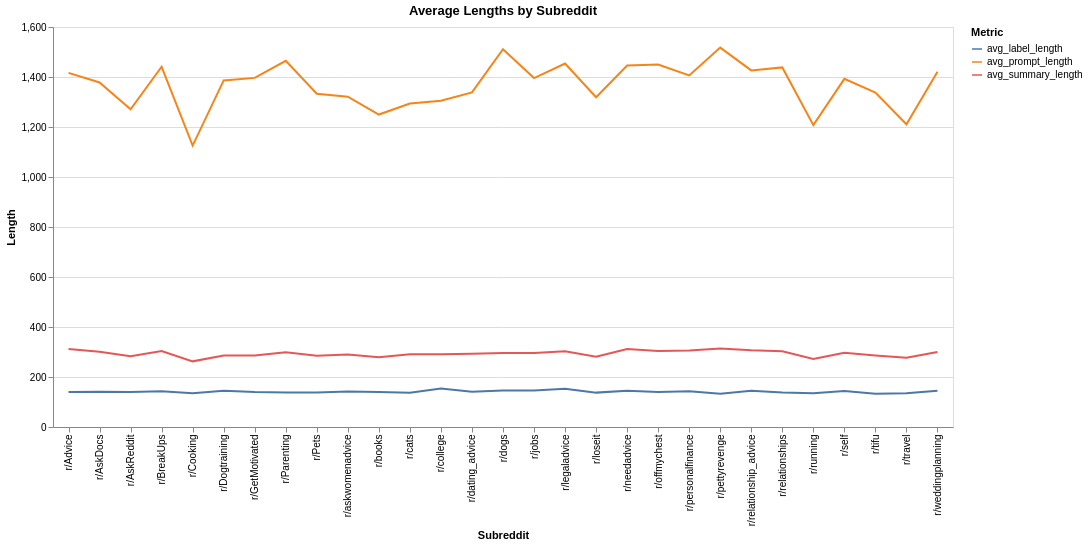

Notebook source saved alongside this figure:
### Code cell
# Plot the average length divided into subreddits
df_long = length_pd.reset_index().melt(
    id_vars="index",
    var_name="metric",
    value_name="value"
).rename(columns={"index": "subreddit"})

chart = alt.Chart(df_long).mark_line().encode(
    x=alt.X("subreddit:N", sort=None, title="Subreddit"),
    y=alt.Y("value:Q", title="Length"),
    color=alt.Color("metric:N", title="Metric"),
    tooltip=["subreddit", "metric", "value"]
).properties(
    width=900,
    height=400,
    title="Average Lengths by Subreddit"
)

chart.interactive()

### Figure 1 — Vega-Lite specification as saved in the notebook (floating-point values rounded to 4 significant figures)
{"$schema": "https://vega.github.io/schema/vega-lite/v5.20.1.json", "config": {"view": {"continuousHeight": 300, "continuousWidth": 300}}, "data": {"name": "data-f600793e380a7f4dbc06e26b25d56724"}, "datasets": {"data-f600793e380a7f4dbc06e26b25d56724": [{"metric": "avg_prompt_length", "subreddit": "r/Advice", "value": 1417.0}, {"metric": "avg_prompt_length", "subreddit": "r/AskDocs", "value": 1378.0}, {"metric": "avg_prompt_length", "subreddit": "r/AskReddit", "value": 1271.0}, {"metric": "avg_prompt_length", "subreddit": "r/BreakUps", "value": 1441.0}, {"metric": "avg_prompt_length", "subreddit": "r/Cooking", "value": 1126.0}, {"metric": "avg_prompt_length", "subreddit": "r/Dogtraining", "value": 1386.0}, {"metric": "avg_prompt_length", "subreddit": "r/GetMotivated", "value": 1396.0}, {"metric": "avg_prompt_length", "subreddit": "r/Parenting", "value": 1465.0}, {"metric": "avg_prompt_length", "subreddit": "r/Pets", "value": 1333.0}, {"metric": "avg_prompt_length", "subreddit": "r/askwomenadvice", "value": 1321.0}, {"metric": "avg_prompt_length", "subreddit": "r/books", "value": 1250.0}, {"metric": "avg_prompt_length", "subreddit": "r/cats", "value": 1294.0}, {"metric": "avg_prompt_length", "subreddit": "r/college", "value": 1305.0}, {"metric": "avg_prompt_length", "subreddit": "r/dating_advice", "value": 1338.0}, {"metric": "avg_prompt_length", "subreddit": "r/dogs", "value": 1511.0}, {"metric": "avg_prompt_length", "subreddit": "r/jobs", "value": 1396.0}, {"metric": "avg_prompt_length", "subreddit": "r/legaladvice", "value": 1454.0}, {"metric": "avg_prompt_length", "subreddit": "r/loseit", "value": 1319.0}, {"metric": "avg_prompt_length", "subreddit": "r/needadvice", "value": 1446.0}, {"metric": "avg_prompt_length", "subreddit": "r/offmychest", "value": 1450.0}, {"metric": "avg_prompt_length", "subreddit": "r/personalfinance", "value": 1406.0}, {"metric": "avg_prompt_length", "subreddit": "r/pettyrevenge", "value": 1518.0}, {"metric": "avg_prompt_length", "subreddit": "r/relationship_advice", "value": 1426.0}, {"metric": "avg_prompt_length", "subreddit": "r/relationships", "value": 1438.0}, {"metric": "avg_prompt_length", "subreddit": "r/running", "value": 1208.0}, {"metric": "avg_prompt_length", "subreddit": "r/self", "value": 1393.0}, {"metric": "avg_prompt_length", "subreddit": "r/tifu", "value": 1337.0}, {"metric": "avg_prompt_length", "subreddit": "r/travel", "value": 1211.0}, {"metric": "avg_prompt_length", "subreddit": "r/weddingplanning", "value": 1421.0}, {"metric": "avg_summary_length", "subreddit": "r/Advice", "value": 311.7}, {"metric": "avg_summary_length", "subreddit": "r/AskDocs", "value": 300.9}, {"metric": "avg_summary_length", "subreddit": "r/AskReddit", "value": 283.2}, {"metric": "avg_summary_length", "subreddit": "r/BreakUps", "value": 303.5}, {"metric": "avg_summary_length", "subreddit": "r/Cooking", "value": 262.6}, {"metric": "avg_summary_length", "subreddit": "r/Dogtraining", "value": 285.8}, {"metric": "avg_summary_length", "subreddit": "r/GetMotivated", "value": 285.8}, {"metric": "avg_summary_length", "subreddit": "r/Parenting", "value": 298.5}, {"metric": "avg_summary_length", "subreddit": "r/Pets", "value": 284.7}, {"metric": "avg_summary_length", "subreddit": "r/askwomenadvice", "value": 290.2}, {"metric": "avg_summary_length", "subreddit": "r/books", "value": 279.3}, {"metric": "avg_summary_length", "subreddit": "r/cats", "value": 290.5}, {"metric": "avg_summary_length", "subreddit": "r/college", "value": 290.8}, {"metric": "avg_summary_length", "subreddit": "r/dating_advice", "value": 293.0}, {"metric": "avg_summary_length", "subreddit": "r/dogs", "value": 295.7}, {"metric": "avg_summary_length", "subreddit": "r/jobs", "value": 296.1}, {"metric": "avg_summary_length", "subreddit": "r/legaladvice", "value": 302.8}, {"metric": "avg_summary_length", "subreddit": "r/loseit", "value": 281.3}, {"metric": "avg_summary_length", "subreddit": "r/needadvice", "value": 311.8}, {"metric": "avg_summary_length", "subreddit": "r/offmychest", "value": 304.2}, {"metric": "avg_summary_length", "subreddit": "r/personalfinance", "value": 305.7}, {"metric": "avg_summary_length", "subreddit": "r/pettyrevenge", "value": 314.0}, {"metric": "avg_summary_length", "subreddit": "r/relationship_advice", "value": 306.7}, {"metric": "avg_summary_length", "subreddit": "r/relationships", "value": 302.7}, {"metric": "avg_summary_length", "subreddit": "r/running", "value": 271.7}, {"metric": "avg_summary_length", "subreddit": "r/self", "value": 297.1}, {"metric": "avg_summary_length", "subreddit": "r/tifu", "value": 285.9}, {"metric": "avg_summary_length", "subreddit": "r/travel", "value": 276.7}, {"metric": "avg_summary_length", "subreddit": "r/weddingplanning", "value": 299.8}, {"metric": "avg_label_length", "subreddit": "r/Advice", "value": 139.7}, {"metric": "avg_label_length", "subreddit": "r/AskDocs", "value": 141.5}, {"metric": "avg_label_length", "subreddit": "r/AskReddit", "value": 139.6}, {"metric": "avg_label_length", "subreddit": "r/BreakUps", "value": 143.1}, {"metric": "avg_label_length", "subreddit": "r/Cooking", "value": 134.6}, {"metric": "avg_label_length", "subreddit": "r/Dogtraining", "value": 145.5}, {"metric": "avg_label_length", "subreddit": "r/GetMotivated", "value": 139.7}, {"metric": "avg_label_length", "subreddit": "r/Parenting", "value": 137.7}, {"metric": "avg_label_length", "subreddit": "r/Pets", "value": 138.4}, {"metric": "avg_label_length", "subreddit": "r/askwomenadvice", "value": 142.2}, {"metric": "avg_label_length", "subreddit": "r/books", "value": 140.2}, {"metric": "avg_label_length", "subreddit": "r/cats", "value": 137.3}, {"metric": "avg_label_length", "subreddit": "r/college", "value": 153.5}, {"metric": "avg_label_length", "subreddit": "r/dating_advice", "value": 140.7}, {"metric": "avg_label_length", "subreddit": "r/dogs", "value": 145.9}, {"metric": "avg_label_length", "subreddit": "r/jobs", "value": 145.9}, {"metric": "avg_label_length", "subreddit": "r/legaladvice", "value": 153.3}, {"metric": "avg_label_length", "subreddit": "r/loseit", "value": 137.5}, {"metric": "avg_label_length", "subreddit": "r/needadvice", "value": 145.0}, {"metric": "avg_label_length", "subreddit": "r/offmychest", "value": 139.7}, {"metric": "avg_label_length", "subreddit": "r/personalfinance", "value": 142.8}, {"metric": "avg_label_length", "subreddit": "r/pettyrevenge", "value": 133.3}, {"metric": "avg_label_length", "subreddit": "r/relationship_advice", "value": 145.2}, {"metric": "avg_label_length", "subreddit": "r/relationships", "value": 138.0}, {"metric": "avg_label_length", "subreddit": "r/running", "value": 135.3}, {"metric": "avg_label_length", "subreddit": "r/self", "value": 144.3}, {"metric": "avg_label_length", "subreddit": "r/tifu", "value": 133.0}, {"metric": "avg_label_length", "subreddit": "r/travel", "value": 134.7}, {"metric": "avg_label_length", "subreddit": "r/weddingplanning", "value": 144.6}]}, "encoding": {"color": {"field": "metric", "title": "Metric", "type": "nominal"}, "tooltip": [{"field": "subreddit", "type": "nominal"}, {"field": "metric", "type": "nominal"}, {"field": "value", "type": "quantitative"}], "x": {"field": "subreddit", "sort": null, "title": "Subreddit", "type": "nominal"}, "y": {"field": "value", "title": "Length", "type": "quantitative"}}, "height": 400, "mark": {"type": "line"}, "params": [{"bind": "scales", "name": "param_11", "select": {"encodings": ["x", "y"], "type": "interval"}}], "title": "Average Lengths by Subreddit", "width": 900}
